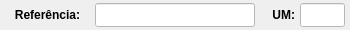
              <widget class="QWidget" name="widget_37" native="true">
               <property name="minimumSize">
                <size>
                 <width>0</width>
                 <height>30</height>
                </size>
               </property>
               <property name="maximumSize">
                <size>
                 <width>16777215</width>
                 <height>30</height>
                </size>
               </property>
               <property name="styleSheet">
                <string notr="true"/>
               </property>
               <layout class="QHBoxLayout" name="horizontalLayout_30">
                <property name="spacing">
                 <number>5</number>
                </property>
                <property name="leftMargin">
                 <number>5</number>
                </property>
                <property name="topMargin">
                 <number>3</number>
                </property>
                <property name="rightMargin">
                 <number>5</number>
                </property>
                <property name="bottomMargin">
                 <number>3</number>
                </property>
                <item>
                 <widget class="QLabel" name="label_59">
                  <property name="minimumSize">
                   <size>
                    <width>85</width>
                    <height>0</height>
                   </size>
                  </property>
                  <property name="maximumSize">
                   <size>
                    <width>85</width>
                    <height>16777215</height>
                   </size>
                  </property>
                  <property name="font">
                   <font>
                    <pointsize>9</pointsize>
                    <weight>75</weight>
                    <bold>true</bold>
                   </font>
                  </property>
                  <property name="text">
                   <string>Referência:</string>
                  </property>
                  <property name="alignment">
                   <set>Qt::AlignCenter</set>
                  </property>
                 </widget>
                </item>
                <item>
                 <widget class="QLineEdit" name="line_Referencia">
                  <property name="sizePolicy">
                   <sizepolicy hsizetype="Preferred" vsizetype="Preferred">
                    <horstretch>0</horstretch>
                    <verstretch>0</verstretch>
                   </sizepolicy>
                  </property>
                  <property name="minimumSize">
                   <size>
                    <width>160</width>
                    <height>0</height>
                   </size>
                  </property>
                  <property name="maximumSize">
                   <size>
                    <width>16777215</width>
                    <height>16777215</height>
                   </size>
                  </property>
                  <property name="font">
                   <font>
                    <pointsize>9</pointsize>
                   </font>
                  </property>
                  <property name="cursor">
                   <cursorShape>IBeamCursor</cursorShape>
                  </property>
                  <property name="styleSheet">
                   <string notr="true">background-color: rgb(255, 255, 255);</string>
                  </property>
                  <property name="inputMask">
                   <string/>
                  </property>
                  <property name="text">
                   <string/>
                  </property>
                  <property name="maxLength">
                   <number>20</number>
                  </property>
                  <property name="frame">
                   <bool>true</bool>
                  </property>
                  <property name="echoMode">
                   <enum>QLineEdit::Normal</enum>
                  </property>
                  <property name="alignment">
                   <set>Qt::AlignLeading|Qt::AlignLeft|Qt::AlignVCenter</set>
                  </property>
                 </widget>
                </item>
                <item>
                 <widget class="QLabel" name="label_16">
                  <property name="text">
                   <string/>
                  </property>
                 </widget>
                </item>
                <item>
                 <widget class="QLabel" name="label_26">
                  <property name="maximumSize">
                   <size>
                    <width>25</width>
                    <height>16777215</height>
                   </size>
                  </property>
                  <property name="font">
                   <font>
                    <pointsize>9</pointsize>
                    <weight>75</weight>
                    <bold>true</bold>
                   </font>
                  </property>
                  <property name="text">
                   <string>UM:</string>
                  </property>
                  <property name="alignment">
                   <set>Qt::AlignRight|Qt::AlignTrailing|Qt::AlignVCenter</set>
                  </property>
                 </widget>
                </item>
                <item>
                 <widget class="QLineEdit" name="line_UM">
                  <property name="sizePolicy">
                   <sizepolicy hsizetype="Fixed" vsizetype="Preferred">
                    <horstretch>0</horstretch>
                    <verstretch>0</verstretch>
                   </sizepolicy>
                  </property>
                  <property name="minimumSize">
                   <size>
                    <width>45</width>
                    <height>0</height>
                   </size>
                  </property>
                  <property name="maximumSize">
                   <size>
                    <width>45</width>
                    <height>16777215</height>
                   </size>
                  </property>
                  <property name="font">
                   <font>
                    <pointsize>9</pointsize>
                   </font>
                  </property>
                  <property name="styleSheet">
                   <string notr="true">background-color: rgb(255, 255, 255);</string>
                  </property>
                  <property name="inputMask">
                   <string/>
                  </property>
                  <property name="text">
                   <string/>
                  </property>
                  <property name="frame">
                   <bool>true</bool>
                  </property>
                  <property name="echoMode">
                   <enum>QLineEdit::Normal</enum>
                  </property>
                  <property name="alignment">
                   <set>Qt::AlignCenter</set>
                  </property>
                  <property name="dragEnabled">
                   <bool>false</bool>
                  </property>
                  <property name="placeholderText">
                   <string/>
                  </property>
                 </widget>
                </item>
               </layout>
              </widget>
